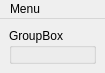
<?xml version="1.0" encoding="UTF-8"?>
<ui version="4.0">
 <class>MainWindow</class>
 <widget class="QMainWindow" name="MainWindow">
  <property name="geometry">
   <rect>
    <x>0</x>
    <y>0</y>
    <width>105</width>
    <height>73</height>
   </rect>
  </property>
  <property name="windowTitle">
   <string>qudi: Triggers</string>
  </property>
  <widget class="QWidget" name="centralwidget">
   <layout class="QVBoxLayout" name="verticalLayout">
    <item>
     <widget class="QGroupBox" name="trigger_groupBox">
      <property name="title">
       <string>GroupBox</string>
      </property>
     </widget>
    </item>
   </layout>
  </widget>
  <widget class="QMenuBar" name="menubar">
   <property name="geometry">
    <rect>
     <x>0</x>
     <y>0</y>
     <width>105</width>
     <height>25</height>
    </rect>
   </property>
   <widget class="QMenu" name="menuMenu">
    <property name="title">
     <string>Menu</string>
    </property>
    <addaction name="actionClose"/>
   </widget>
   <addaction name="menuMenu"/>
  </widget>
  <action name="actionClose">
   <property name="icon">
    <iconset>
     <normaloff>../../artwork/icons/oxygen/22x22/application-exit.png</normaloff>../../artwork/icons/oxygen/22x22/application-exit.png</iconset>
   </property>
   <property name="text">
    <string>Close</string>
   </property>
  </action>
  <action name="action_show_radio_buttons">
   <property name="checkable">
    <bool>true</bool>
   </property>
   <property name="text">
    <string>Show &amp;Radio Buttons</string>
   </property>
  </action>
 </widget>
 <resources/>
 <connections>
  <connection>
   <sender>actionClose</sender>
   <signal>triggered()</signal>
   <receiver>MainWindow</receiver>
   <slot>close()</slot>
   <hints>
    <hint type="sourcelabel">
     <x>-1</x>
     <y>-1</y>
    </hint>
    <hint type="destinationlabel">
     <x>232</x>
     <y>299</y>
    </hint>
   </hints>
  </connection>
 </connections>
</ui>
